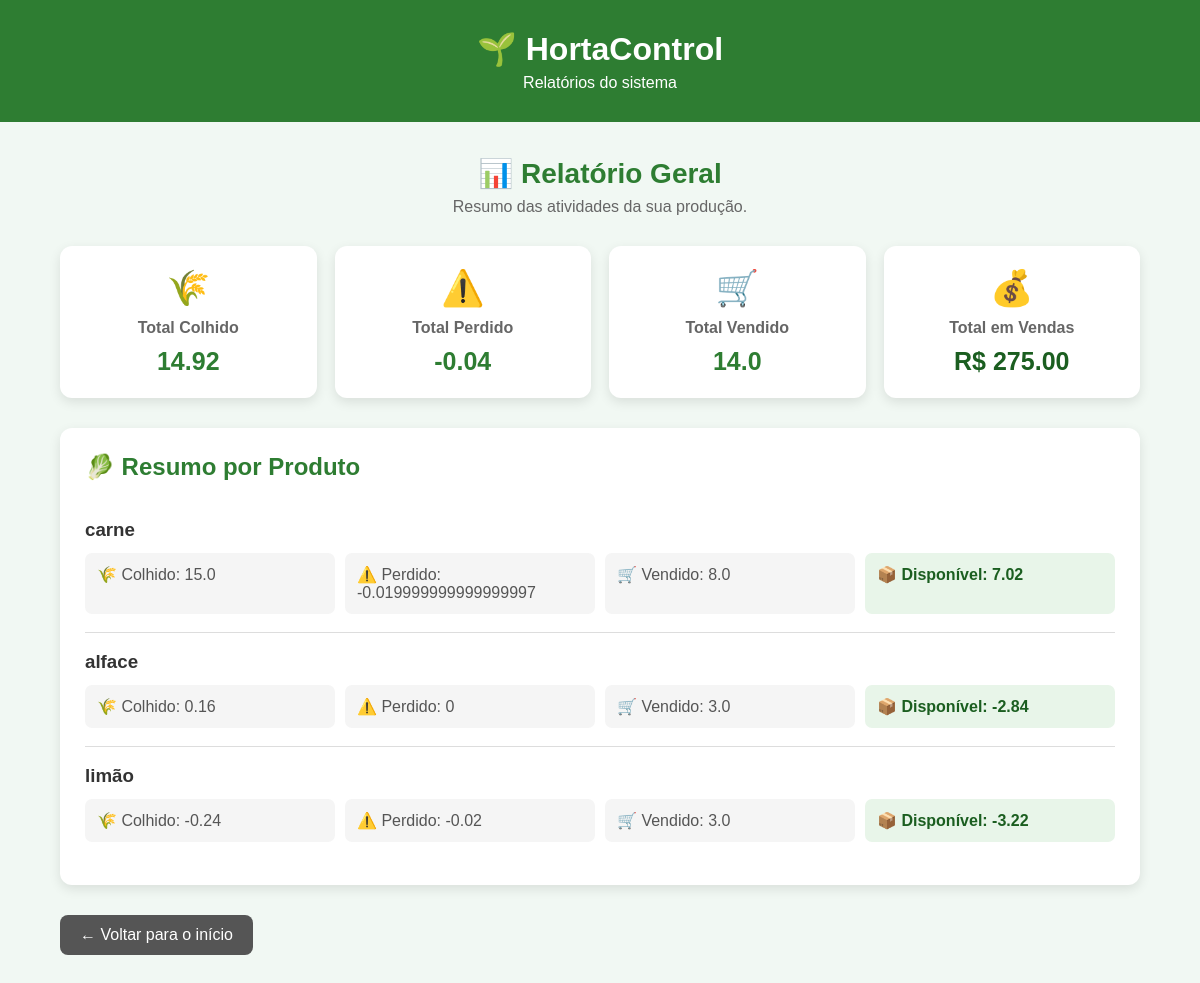
Screenshot of /relatorios with the database file from the repository.
### tables this page shows
CREATE TABLE produto (
            id_produto INTEGER PRIMARY KEY AUTOINCREMENT,
            nome_produto TEXT NOT NULL,
            unidade_medida TEXT NOT NULL,
            preco_venda REAL NOT NULL
        );

### app.py (the view)
@app.route("/relatorios")
def relatorios():
    conexao = conectar()
    cursor = conexao.cursor()
    cursor.execute("""
        SELECT COALESCE(SUM(quantidade), 0)
        FROM colheita
    """)
    total_colhido = cursor.fetchone()[0]
    cursor.execute("""
        SELECT COALESCE(SUM(quantidade), 0)
        FROM perda
    """)
    total_perdido = cursor.fetchone()[0]
    cursor.execute("""
        SELECT COALESCE(SUM(quantidade), 0)
        FROM venda
    """)
    total_vendido = cursor.fetchone()[0]
    cursor.execute("""
        SELECT COALESCE(SUM(valor_total), 0)
        FROM venda
    """)
    total_dinheiro = cursor.fetchone()[0]
    cursor.execute("""
        SELECT
            produto.nome_produto,

            COALESCE(
                (
                    SELECT SUM(quantidade)
                    FROM colheita
                    WHERE colheita.id_produto = produto.id_produto
                ), 0
            ),

            COALESCE(
                (
                    SELECT SUM(quantidade)
                    FROM perda
                    WHERE perda.id_produto = produto.id_produto
                ), 0
            ),

            COALESCE(
                (
                    SELECT SUM(quantidade)
                    FROM venda
                    WHERE venda.id_produto = produto.id_produto
                ), 0
            )

        FROM produto
    """)
    dados = cursor.fetchall()
    produtos = []
    for item in dados:
        nome = item[0]
        colhido = item[1]
        perdido = item[2]
        vendido = item[3]
        disponivel = colhido - perdido - vendido
        produtos.append(
            (nome, colhido, perdido, vendido, disponivel)
        )
    conexao.close()
    return render_template(
        "relatorios.html",
        total_colhido=total_colhido,
        total_perdido=total_perdido,
        total_vendido=total_vendido,
        total_dinheiro=total_dinheiro,
        produtos=produtos
    )

### database.py (called while the page is built)
def conectar():
    return sqlite3.connect("banco.db")

### templates/relatorios.html (shortened to what this page needs)
<!DOCTYPE html>
<html lang="pt-br">
<head>
</head>
<body>
    <header>
        <h1>🌱 HortaControl</h1>
        <p>Relatórios do sistema</p>
    </header>
    <div class="container">
        <div class="titulo">
            <h2>📊 Relatório Geral</h2>
            <p>Resumo das atividades da sua produção.</p>
        </div>
        <div class="resumo">
            <div class="card">
                <div class="icone">🌾</div>
                <h3>Total Colhido</h3>
                <div class="numero">
                    {{ total_colhido }}
                </div>
            </div>
            <div class="card">
                <div class="icone">⚠️</div>
                <h3>Total Perdido</h3>
                <div class="numero">
                    {{ total_perdido }}
                </div>
            </div>
            <div class="card">
                <div class="icone">🛒</div>
                <h3>Total Vendido</h3>
                <div class="numero">
                    {{ total_vendido }}
                </div>
            </div>
            <div class="card">
                <div class="icone">💰</div>
                <h3>Total em Vendas</h3>
                <div class="dinheiro">
                    R$ {{ "%.2f"|format(total_dinheiro) }}
                </div>
            </div>
        </div>
        <div class="produtos">
            <h2>🥬 Resumo por Produto</h2>
            {% if produtos %}
                {% for produto in produtos %}
                    <div class="produto">
                        <h3>{{ produto[0] }}</h3>
                        <div class="dados">
                            <div class="dado">
                                🌾 Colhido: {{ produto[1] }}
                            </div>
                            <div class="dado">
                                ⚠️ Perdido: {{ produto[2] }}
                            </div>
                            <div class="dado">
                                🛒 Vendido: {{ produto[3] }}
                            </div>
                            <div class="dado disponivel">
                                📦 Disponível: {{ produto[4] }}
                            </div>
                        </div>
                    </div>
                {% endfor %}
            {% else %}
                <p class="vazio">
                    Nenhum produto cadastrado.
                </p>
            {% endif %}
        </div>
        <a class="voltar" href="/">
            ← Voltar para o início
        </a>
    </div>
</body>
</html>

### templates/relatorios.html (style rules this page uses)
* { box-sizing: border-box; margin: 0; padding: 0; }
body { font-family: Arial, sans-serif; background: #f1f8f3; min-height: 100vh; }
header { background: #2e7d32; color: white; text-align: center; padding: 30px 20px; }
header h1 { font-size: 32px; margin-bottom: 6px; }
.container { width: 90%; max-width: 1100px; margin: 35px auto; }
.titulo { text-align: center; margin-bottom: 30px; }
.titulo h2 { color: #2e7d32; font-size: 28px; margin-bottom: 8px; }
.titulo p { color: #666; }
.resumo { display: grid; grid-template-columns: repeat(auto-fit, minmax(200px, 1fr)); gap: 18px; margin-bottom: 30px; }
.card { background: white; padding: 22px; border-radius: 12px; text-align: center; box-shadow: 0 4px 12px rgba(0, 0, 0, 0.10); }
.card .icone { font-size: 35px; margin-bottom: 10px; }
.card h3 { color: #666; font-size: 16px; margin-bottom: 10px; }
.numero { color: #2e7d32; font-size: 25px; font-weight: bold; }
.dinheiro { color: #1b5e20; font-size: 25px; font-weight: bold; }
.produtos { background: white; padding: 25px; border-radius: 12px; box-shadow: 0 4px 12px rgba(0, 0, 0, 0.10); }
.produtos h2 { color: #2e7d32; margin-bottom: 20px; }
.produto { border-bottom: 1px solid #ddd; padding: 18px 0; }
.produto:last-child { border-bottom: none; }
.produto h3 { color: #333; margin-bottom: 12px; }
.dados { display: grid; grid-template-columns: repeat(auto-fit, minmax(150px, 1fr)); gap: 10px; }
.dado { background: #f5f5f5; padding: 12px; border-radius: 7px; color: #555; }
.disponivel { background: #e8f5e9; color: #1b5e20; font-weight: bold; }
.voltar { display: inline-block; background: #555; color: white; text-decoration: none; padding: 11px 20px; border-radius: 8px; margin-top: 30px; }

### rows the page displays
produto: nome_produto "carne", produto "15.0", produto "-0.019999999999999997", produto "8.0", produto "7.02"
produto: nome_produto "alface", produto "0.16", produto "0", produto "3.0", produto "-2.84"
produto: nome_produto "limão", produto "-0.24", produto "-0.02", produto "3.0", produto "-3.22"

### other values shown
{{ total_colhido }} "14.92"
{{ total_perdido }} "-0.04"
{{ total_vendido }} "14.0"
{{ "%.2f"|format(total_dinheiro) }} "275.00"
